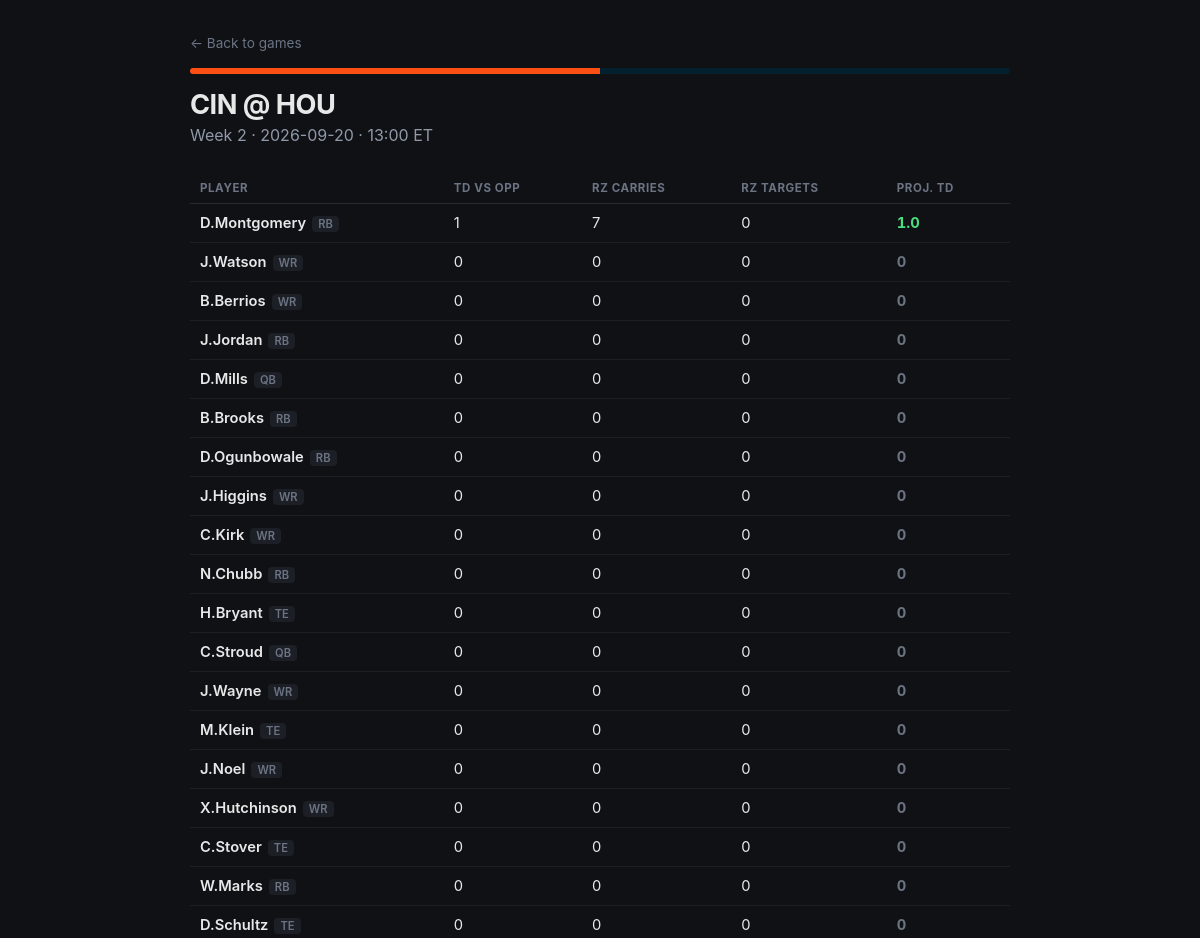
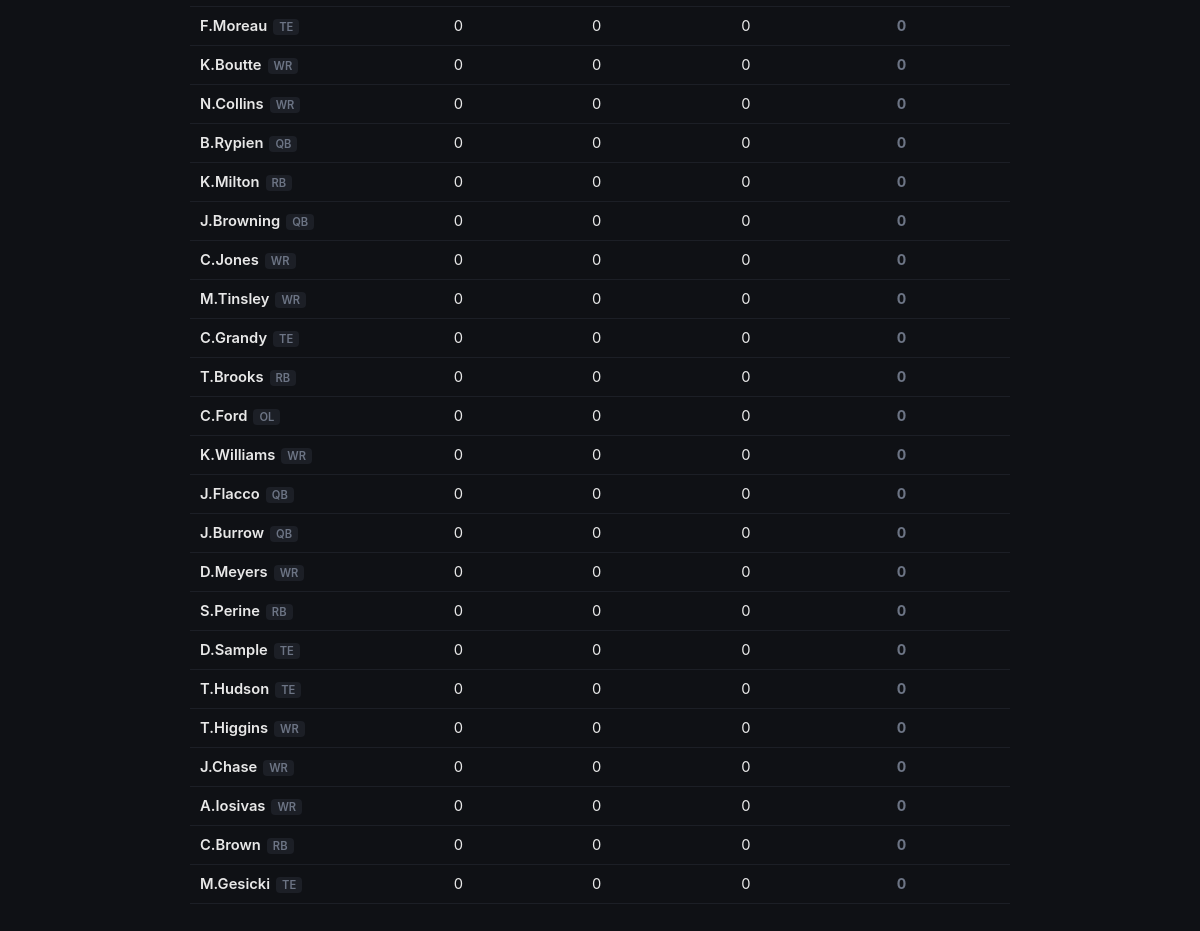
The page /game/2026_02_CIN_HOU on the database its author committed (2 pictures, top to bottom).
### tables this page shows
CREATE TABLE "schedule" (
"game_id" TEXT,
  "season" INTEGER,
  "week" INTEGER,
  "game_type" TEXT,
  "gameday" TEXT,
  "weekday" TEXT,
  "gametime" TEXT,
  "away_team" TEXT,
  "home_team" TEXT,
  "away_score" REAL,
  "home_score" REAL
);

CREATE TABLE "player_current_team" (
"player_id" TEXT,
  "player_name" TEXT,
  "current_team" TEXT,
  "position" TEXT
);

### app.py (the view)
@app.route("/game/<game_id>")
def game_detail(game_id):
    conn = get_connection()
    game_row = pd.read_sql("SELECT * FROM schedule WHERE game_id = ?", conn, params=(game_id,))
    if game_row.empty:
        conn.close()
        abort(404)
    game = game_row.iloc[0].to_dict()
    home_team = game["home_team"]
    away_team = game["away_team"]
    home_roster = get_team_roster(home_team, conn)
    away_roster = get_team_roster(away_team, conn)
    players = []
    for p in home_roster:
        players.append(get_player_projection(p["player_id"], p["player_name"], p["position"], away_team, conn))
    for p in away_roster:
        players.append(get_player_projection(p["player_id"], p["player_name"], p["position"], home_team, conn))
    conn.close()
    players.sort(key=lambda x: x["total_proj"], reverse=True)
    return render_template(
        "game.html",
        game=game,
        players=players,
        home_color=TEAM_COLORS.get(home_team, "#333"),
        away_color=TEAM_COLORS.get(away_team, "#333"),
    )

### app.py (called while the page is built)
def get_connection():
    return sqlite3.connect(DB_PATH)

def get_team_roster(team, conn):
    roster = pd.read_sql(
        "SELECT player_id, player_name, position FROM player_current_team WHERE current_team = ?",
        conn, params=(team,)
    )
    return roster.to_dict("records")

### templates/game.html (shortened to what this page needs)
<!DOCTYPE html>
<html lang="en">
<head>
</head>
<body>
  <div class="wrap">
    <a class="back" href="/">&larr; Back to games</a>
    <div class="header-bar">
      <span style="background: {{ away_color }};"></span>
      <span style="background: {{ home_color }};"></span>
    </div>
    <h1>{{ game.away_team }} @ {{ game.home_team }}</h1>
    <p class="meta">Week {{ game.week }} &middot; {{ game.gameday }} &middot; {{ game.gametime }} ET</p>
    {% if players|length == 0 %}
      <div class="empty">No player data found for these teams yet.</div>
    {% else %}
    <table>
      <tr>
        <th>Player</th>
        <th>TD vs Opp</th>
        <th>RZ Carries</th>
        <th>RZ Targets</th>
        <th>Proj. TD</th>
      </tr>
      {% for p in players %}
      <tr>
        <td class="player-name">{{ p.player }}<span class="pos-tag">{{ p.position }}</span></td>
        <td>{{ p.rush_td + p.rec_td }}</td>
        <td>{{ p.rz_rush_att }}</td>
        <td>{{ p.rz_targets }}</td>
        <td class="proj-cell {% if p.total_proj >= 0.5 %}proj-high{% elif p.total_proj > 0 %}proj-mid{% else %}proj-low{% endif %}">
          {{ p.total_proj }}
        </td>
      </tr>
      {% endfor %}
    </table>
    {% endif %}
  </div>
</body>
</html>

### templates/game.html (style rules this page uses)
* { box-sizing: border-box; }
body { font-family: -apple-system, "Segoe UI", Arial, sans-serif; background: #0f1115; color: #e8e8e8; margin: 0; padding: 32px 24px 60px; }
.wrap { max-width: 820px; margin: 0 auto; }
a.back { color: #6c7484; text-decoration: none; font-size: 0.85rem; }
.header-bar { height: 6px; display: flex; border-radius: 4px; overflow: hidden; margin: 16px 0 14px; }
.header-bar span { flex: 1; }
h1 { font-size: 1.7rem; margin: 0 0 4px; letter-spacing: -0.02em; }
p.meta { color: #9099a8; margin-top: 0; margin-bottom: 28px; }
table { width: 100%; border-collapse: collapse; }
th { text-align: left; font-size: 0.72rem; text-transform: uppercase; letter-spacing: 0.05em; color: #6c7484; padding: 8px 10px; border-bottom: 1px solid #262a33; }
td { padding: 10px 10px; border-bottom: 1px solid #1c1f26; font-size: 0.92rem; }
.player-name { font-weight: 600; }
.pos-tag { display: inline-block; font-size: 0.7rem; color: #6c7484; background: #1c1f26; padding: 1px 6px; border-radius: 4px; margin-left: 6px; }
.proj-cell { font-weight: 700; font-variant-numeric: tabular-nums; }
.proj-high { color: #4ade80; }
.proj-low { color: #6c7484; }

### rows shown on the page
schedule: away_team "CIN", home_team "HOU", week "2", gameday "2026-09-20", gametime "13:00"
player_current_team: player "D.Montgomery", position "RB", rush_td "1", rz_rush_att "7", rz_targets "0", total_proj "1.0"
player_current_team: player "J.Watson", position "WR", rush_td "0", rz_rush_att "0", rz_targets "0", total_proj "0"
player_current_team: player "B.Berrios", position "WR", rush_td "0", rz_rush_att "0", rz_targets "0", total_proj "0"
player_current_team: player "J.Jordan", position "RB", rush_td "0", rz_rush_att "0", rz_targets "0", total_proj "0"
player_current_team: player "D.Mills", position "QB", rush_td "0", rz_rush_att "0", rz_targets "0", total_proj "0"
player_current_team: player "B.Brooks", position "RB", rush_td "0", rz_rush_att "0", rz_targets "0", total_proj "0"
player_current_team: player "D.Ogunbowale", position "RB", rush_td "0", rz_rush_att "0", rz_targets "0", total_proj "0"
player_current_team: player "J.Higgins", position "WR", rush_td "0", rz_rush_att "0", rz_targets "0", total_proj "0"
player_current_team: player "C.Kirk", position "WR", rush_td "0", rz_rush_att "0", rz_targets "0", total_proj "0"
player_current_team: player "N.Chubb", position "RB", rush_td "0", rz_rush_att "0", rz_targets "0", total_proj "0"
player_current_team: player "H.Bryant", position "TE", rush_td "0", rz_rush_att "0", rz_targets "0", total_proj "0"
player_current_team: player "C.Stroud", position "QB", rush_td "0", rz_rush_att "0", rz_targets "0", total_proj "0"
player_current_team: player "J.Wayne", position "WR", rush_td "0", rz_rush_att "0", rz_targets "0", total_proj "0"
player_current_team: player "M.Klein", position "TE", rush_td "0", rz_rush_att "0", rz_targets "0", total_proj "0"
player_current_team: player "J.Noel", position "WR", rush_td "0", rz_rush_att "0", rz_targets "0", total_proj "0"
player_current_team: player "X.Hutchinson", position "WR", rush_td "0", rz_rush_att "0", rz_targets "0", total_proj "0"
player_current_team: player "C.Stover", position "TE", rush_td "0", rz_rush_att "0", rz_targets "0", total_proj "0"
player_current_team: player "W.Marks", position "RB", rush_td "0", rz_rush_att "0", rz_targets "0", total_proj "0"
player_current_team: player "D.Schultz", position "TE", rush_td "0", rz_rush_att "0", rz_targets "0", total_proj "0"
player_current_team: player "F.Moreau", position "TE", rush_td "0", rz_rush_att "0", rz_targets "0", total_proj "0"
player_current_team: player "K.Boutte", position "WR", rush_td "0", rz_rush_att "0", rz_targets "0", total_proj "0"
player_current_team: player "N.Collins", position "WR", rush_td "0", rz_rush_att "0", rz_targets "0", total_proj "0"
player_current_team: player "B.Rypien", position "QB", rush_td "0", rz_rush_att "0", rz_targets "0", total_proj "0"
player_current_team: player "K.Milton", position "RB", rush_td "0", rz_rush_att "0", rz_targets "0", total_proj "0"
player_current_team: player "J.Browning", position "QB", rush_td "0", rz_rush_att "0", rz_targets "0", total_proj "0"
player_current_team: player "C.Jones", position "WR", rush_td "0", rz_rush_att "0", rz_targets "0", total_proj "0"
player_current_team: player "M.Tinsley", position "WR", rush_td "0", rz_rush_att "0", rz_targets "0", total_proj "0"
player_current_team: player "C.Grandy", position "TE", rush_td "0", rz_rush_att "0", rz_targets "0", total_proj "0"
player_current_team: player "T.Brooks", position "RB", rush_td "0", rz_rush_att "0", rz_targets "0", total_proj "0"
player_current_team: player "C.Ford", position "OL", rush_td "0", rz_rush_att "0", rz_targets "0", total_proj "0"
player_current_team: player "K.Williams", position "WR", rush_td "0", rz_rush_att "0", rz_targets "0", total_proj "0"
player_current_team: player "J.Flacco", position "QB", rush_td "0", rz_rush_att "0", rz_targets "0", total_proj "0"
player_current_team: player "J.Burrow", position "QB", rush_td "0", rz_rush_att "0", rz_targets "0", total_proj "0"
player_current_team: player "D.Meyers", position "WR", rush_td "0", rz_rush_att "0", rz_targets "0", total_proj "0"
player_current_team: player "S.Perine", position "RB", rush_td "0", rz_rush_att "0", rz_targets "0", total_proj "0"
player_current_team: player "D.Sample", position "TE", rush_td "0", rz_rush_att "0", rz_targets "0", total_proj "0"
player_current_team: player "T.Hudson", position "TE", rush_td "0", rz_rush_att "0", rz_targets "0", total_proj "0"
player_current_team: player "T.Higgins", position "WR", rush_td "0", rz_rush_att "0", rz_targets "0", total_proj "0"
player_current_team: player "J.Chase", position "WR", rush_td "0", rz_rush_att "0", rz_targets "0", total_proj "0"
player_current_team: player "A.Iosivas", position "WR", rush_td "0", rz_rush_att "0", rz_targets "0", total_proj "0"
player_current_team: player "C.Brown", position "RB", rush_td "0", rz_rush_att "0", rz_targets "0", total_proj "0"
player_current_team: player "M.Gesicki", position "TE", rush_td "0", rz_rush_att "0", rz_targets "0", total_proj "0"
